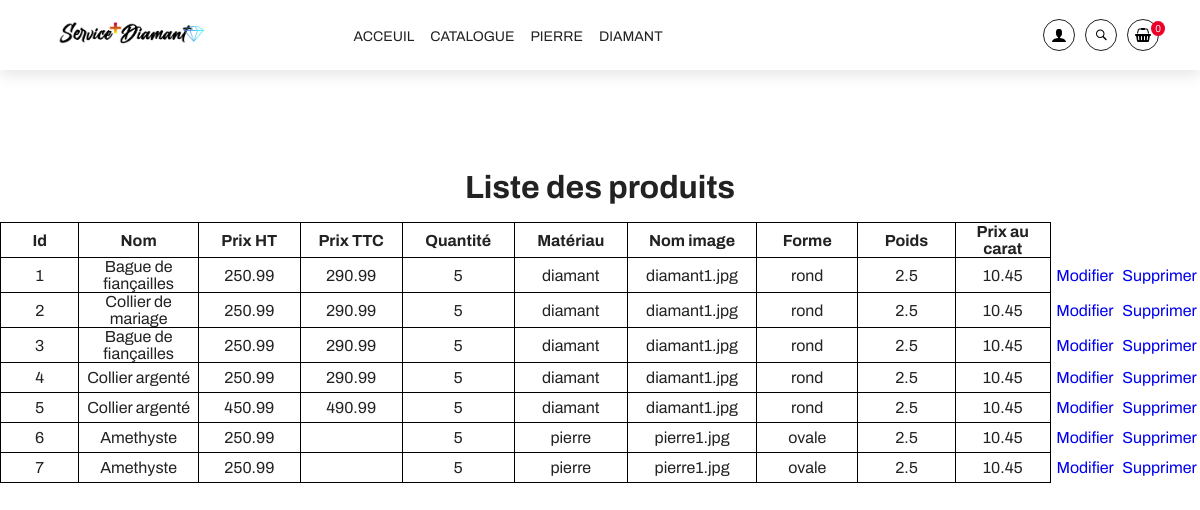
The page /pages/modifier.php on the database its author committed.
### tables this page shows
CREATE TABLE produits (
    `id_pdt` int(11) NOT NULL AUTO_INCREMENT,
    nom_pdt varchar(100) NOT NULL,
    prixht_pdt real,
    prixttc_pdt real,
    quantite int DEFAULT 6,
    type_mat varchar(100),
    nom_img varchar(100) NOT NULL,
    forme varchar(100),
    poids varchar(100),
    prix_carat varchar(100),
    PRIMARY KEY (`id_pdt`)
);

### pages/modifier.php (the view, shortened to what this page needs)
<?php
require('../menu/menu.php');
require_once ('config.php');
?>
<h1 style="text-align: center; margin-top: 100px;">Liste des produits</h1><br/>
<table>
<tr >
    <th> Id </th>
    <th> Nom </th>
    <th> Prix HT </th>
    <th> Prix TTC </th>
    <th> Quantité</th>
    <th> Matériau</th>
    <th> Nom image</th>
    <th> Forme</th>
    <th> Poids</th>
    <th> Prix au carat</th>
</tr>
<?php $query = "SELECT * FROM produits ";
	$result = mysqli_query($connect, $query);
	if(mysqli_num_rows($result) > 0)
	{
		 while($row = mysqli_fetch_array($result))
		{
			?>
			<tr>
		        <td> <?php echo $row['id_pdt'] ?> </td>
		        <td> <?php echo $row['nom_pdt'] ?> </td>
		        <td> <?php echo $row['prixht_pdt']?> </td>
		        <td> <?php echo $row['prixttc_pdt']?> </td>
		        <td> <?php echo $row['quantite']?> </td>
		        <td> <?php echo $row['type_mat']?> </td>
		        <td> <?php echo $row['nom_img']?> </td>
		        <td> <?php echo $row['forme']?> </td>
		        <td> <?php echo $row['poids']?> </td>
		        <td> <?php echo $row['prix_carat']?> </td>
		        <td class="sansBordure">
		            <a href="ajouter.php?action=modify&id=<?php echo $row["id_pdt"]; ?>">Modifier</a>
		        </td>
		        <td class="sansBordure">
		            <a href="modifier.php?action=delete&id=<?php echo $row["id_pdt"]; ?>">Supprimer</a>
		        </td>
		    </tr>
		    <?php
		}
	}
?>
</table>

### menu/menu.php (shortened to what this page needs)
<?php
if(isset($_SESSION['mail']) && isset($_SESSION['niv_role'])){
   unset($_SESSION['visiteur']);
   $mail = $_SESSION['mail'];
   $niv_role = $_SESSION['niv_role'];
}else{
  $mail = 'visiteur';
}
?>
<!DOCTYPE html>
<html lang="en">
<head>
  <link rel="stylesheet" href="https://cdnjs.cloudflare.com/ajax/libs/Glide.js/3.4.1/css/glide.core.min.css">
  <link rel="stylesheet" href="https://cdnjs.cloudflare.com/ajax/libs/Glide.js/3.4.1/css/glide.theme.min.css">
  <link rel="stylesheet" href="https://unpkg.com/aos@next/dist/aos.css" />
  <link rel="stylesheet" href="./styles.css" />
  <link rel="stylesheet" href="./style1.css" />
</head>
<body>
  <header id="header" class="header">
    <div class="navigation">
      <div class="container">
        <nav class="nav">
          <div class="nav__logo">
            <a href="./index.php" class="scroll-link">
              <img style="width: 150px; object-fit: cover; " src="../images/logo.png">
            </a>
          </div>
          <div class="nav__menu">
            <ul class="nav__list">
              <li class="nav__item">
                <a href="index.php" class="nav__link">Acceuil</a>
              </li>
              <li class="nav__item">
                <a href="choix_produit.php" class="nav__link ">Catalogue</a>
              </li>
              <li class="nav__item">
                <a href="pierre.php" class="nav__link">Pierre</a>
              </li>
              <li class="nav__item">
                <a href="diamant.php" class="nav__link">Diamant</a>
              </li>
            </ul>
          </div>
          <div class="nav__icons">
            <a href="./login.php" class="icon__item">
              <svg class="icon__user">
                <use xlink:href="../images/sprite.svg#icon-user"></use>
              </svg>
            </a>
            <a href="barre_de_recherche.php" class="icon__item">
              <svg class="icon__search">
                <use xlink:href="../images/sprite.svg#icon-search"></use>
              </svg>
            </a>
            <a href="./aperçu.php" class="icon__item">
              <svg class="icon__cart">
                <use xlink:href="../images/sprite.svg#icon-shopping-basket"></use>
              </svg>
              <span id="cart__total"><?php echo $_SESSION[$mail]['compteur'] ?></span>
            </a>
          </div>
        </nav>
      </div>
    </div>
  </header>
</body>
</html>

### pages/styles.css (style rules this page uses)
:root { --primaryColor: #f1f1f1; --black: #222; --black2: #555; --black3: #252525; --black4: #000; --black5: #212529; --orange: #eb0028; --white: #fff; --grey: #959595; --grey2: #666; --grey3: #ccc; --secondaryColor: #2b1f4d; --yellow: #ffcc00; --green: #59b210; --blue: rgb(56, 10, 223); }
* { margin: 0; padding: 0; box-sizing: inherit; }
html { font-size: 62.5%; box-sizing: border-box; scroll-behavior: smooth; }
body, input { font-size: 1.6rem; font-weight: 400; font-family: "Archivo", sans-serif; color: var(--black); }
a { text-decoration: none; }
ul { list-style: none; }
img { max-width: 100%; }
.header { position: relative; }
.container { max-width: 117rem; margin: 0 auto; padding: 0 1.6rem; }
.navigation { position: relative; height: 7rem; box-shadow: 0 0.5rem 1.5rem rgba(0, 0, 0, 0.1); }
.nav { display: flex; align-items: center; justify-content: space-between; height: 100%; height: 7rem; padding: 0 1rem; }
.nav__logo a { font-size: 2.5rem; color: var(--black); padding: 1.6rem; font-weight: 700; }
.nav__menu { width: 50%; }
.nav__list { display: flex; align-items: center; height: 100%; width: 50%; }
.nav__item:not(:last-child) { margin-right: 1.6rem; }
.nav__list .nav__link:link, .nav__list .nav__link:visited { display: inline-block; font-size: 1.4rem; text-transform: uppercase; color: var(--black); transition: color 0.3s ease-in-out; }
.nav__icons { display: flex; position: relative; }
.nav__icons .icon__item svg { width: 1.6rem; height: 1.6rem; }
.nav__icons .icon__item { display: flex; justify-content: center; align-items: center; padding: 0.7rem; border: 1px solid var(--black); border-radius: 50%; transition: background-color 0.3s ease-in-out; }
.nav__icons .icon__item:link, .nav__icons .icon__item:visited { color: var(--black); }
.nav__icons .icon__item:not(:last-child) { margin-right: 1rem; }
.nav__icons #cart__total { font-size: 1rem; position: absolute; top: 2px; right: -6px; background-color: var(--orange); padding: 0.2rem 0.4rem; border-radius: 100%; color: var(--primaryColor); }

### pages/modifier.php (style rules this page uses)
table { border-collapse : collapse; margin : auto; }
td,th { border : 1px solid black; width : 200px; height : 30px; text-align : center; }
.sansBordure { border : 0px; width : 90px; padding-left : 0px; }

### rows shown on the page
produits: id_pdt "1", nom_pdt "Bague de fiançailles", prixht_pdt "250.99", prixttc_pdt "290.99", quantite "5", type_mat "diamant", nom_img "diamant1.jpg", forme "rond", poids "2.5", prix_carat "10.45"
produits: id_pdt "2", nom_pdt "Collier de mariage", prixht_pdt "250.99", prixttc_pdt "290.99", quantite "5", type_mat "diamant", nom_img "diamant1.jpg", forme "rond", poids "2.5", prix_carat "10.45"
produits: id_pdt "3", nom_pdt "Bague de fiançailles", prixht_pdt "250.99", prixttc_pdt "290.99", quantite "5", type_mat "diamant", nom_img "diamant1.jpg", forme "rond", poids "2.5", prix_carat "10.45"
produits: id_pdt "4", nom_pdt "Collier argenté", prixht_pdt "250.99", prixttc_pdt "290.99", quantite "5", type_mat "diamant", nom_img "diamant1.jpg", forme "rond", poids "2.5", prix_carat "10.45"
produits: id_pdt "5", nom_pdt "Collier argenté", prixht_pdt "450.99", prixttc_pdt "490.99", quantite "5", type_mat "diamant", nom_img "diamant1.jpg", forme "rond", poids "2.5", prix_carat "10.45"
produits: id_pdt "6", nom_pdt "Amethyste", prixht_pdt "250.99", quantite "5", type_mat "pierre", nom_img "pierre1.jpg", forme "ovale", poids "2.5", prix_carat "10.45"
produits: id_pdt "7", nom_pdt "Amethyste", prixht_pdt "250.99", quantite "5", type_mat "pierre", nom_img "pierre1.jpg", forme "ovale", poids "2.5", prix_carat "10.45"

### other values the page prints
$_SESSION[$mail]['compteur'] "0"
